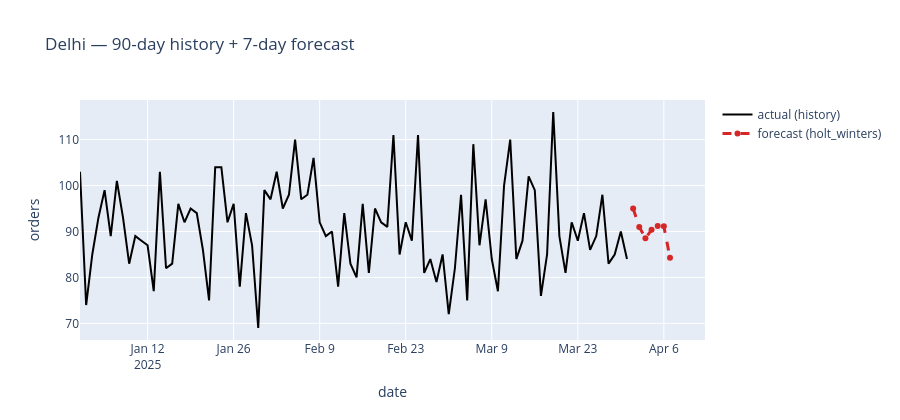

Notebook code cell kept with this figure:
### Code cell
# Plot history + forecast on one canvas
fig = go.Figure()
fig.add_trace(go.Scatter(x=city_daily.index, y=city_daily.orders,
                         mode='lines', name='actual (history)', line=dict(color='black')))
fig.add_trace(go.Scatter(x=forecast.index, y=forecast.forecast_orders,
                         mode='lines+markers', name=f'forecast ({best_name})',
                         line=dict(color='#d62728', dash='dash', width=3)))
fig.update_layout(title=f'{CITY} — 90-day history + 7-day forecast',
                  xaxis_title='date', yaxis_title='orders', height=420)
fig.write_html(FIG / '04_forecast_chart.html')
fig.show()
